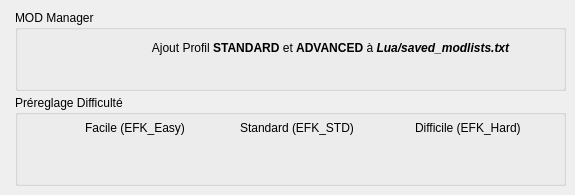
    <widget class="QWidget" name="tab">
     <attribute name="title">
      <string>Installation</string>
     </attribute>
     <widget class="QGroupBox" name="groupBox_ModList">
      <property name="geometry">
       <rect>
        <x>15</x>
        <y>10</y>
        <width>551</width>
        <height>81</height>
       </rect>
      </property>
      <property name="title">
       <string>MOD Manager</string>
      </property>
      <widget class="QLabel" name="label_IconStatus_MODManager">
       <property name="geometry">
        <rect>
         <x>95</x>
         <y>25</y>
         <width>31</width>
         <height>31</height>
        </rect>
       </property>
       <property name="text">
        <string notr="true"/>
       </property>
       <property name="pixmap">
        <pixmap resource="ressources.qrc">:/gfx/gfx/supprimer.png</pixmap>
       </property>
       <property name="scaledContents">
        <bool>true</bool>
       </property>
      </widget>
      <widget class="QLabel" name="label">
       <property name="geometry">
        <rect>
         <x>130</x>
         <y>25</y>
         <width>371</width>
         <height>26</height>
        </rect>
       </property>
       <property name="text">
        <string>&lt;html&gt;&lt;head/&gt;&lt;body&gt;&lt;p align=&quot;center&quot;&gt;Ajout Profil &lt;span style=&quot; font-weight:700;&quot;&gt;STANDARD&lt;/span&gt; et &lt;span style=&quot; font-weight:700;&quot;&gt;ADVANCED&lt;/span&gt; à &lt;span style=&quot; font-weight:700; font-style:italic;&quot;&gt;Lua/saved_modlists.txt&lt;/span&gt;&lt;/p&gt;&lt;/body&gt;&lt;/html&gt;</string>
       </property>
      </widget>
     </widget>
     <widget class="QGroupBox" name="groupBox_2">
      <property name="geometry">
       <rect>
        <x>15</x>
        <y>95</y>
        <width>551</width>
        <height>91</height>
       </rect>
      </property>
      <property name="title">
       <string>Préreglage Difficulté</string>
      </property>
      <widget class="QLabel" name="label_difficultEASY">
       <property name="geometry">
        <rect>
         <x>70</x>
         <y>25</y>
         <width>111</width>
         <height>16</height>
        </rect>
       </property>
       <property name="text">
        <string>Facile (EFK_Easy)</string>
       </property>
      </widget>
      <widget class="QLabel" name="label_difficultSTD">
       <property name="geometry">
        <rect>
         <x>225</x>
         <y>25</y>
         <width>126</width>
         <height>16</height>
        </rect>
       </property>
       <property name="text">
        <string>Standard (EFK_STD)</string>
       </property>
      </widget>
      <widget class="QLabel" name="label_difficultHARD">
       <property name="geometry">
        <rect>
         <x>400</x>
         <y>25</y>
         <width>121</width>
         <height>16</height>
        </rect>
       </property>
       <property name="text">
        <string>Difficile (EFK_Hard)</string>
       </property>
      </widget>
      <widget class="QLabel" name="label_IconStatus_difficultEASY">
       <property name="geometry">
        <rect>
         <x>90</x>
         <y>45</y>
         <width>31</width>
         <height>31</height>
        </rect>
       </property>
       <property name="text">
        <string notr="true"/>
       </property>
       <property name="pixmap">
        <pixmap resource="ressources.qrc">:/gfx/gfx/supprimer.png</pixmap>
       </property>
       <property name="scaledContents">
        <bool>true</bool>
       </property>
      </widget>
      <widget class="QLabel" name="label_IconStatus_difficultSTD">
       <property name="geometry">
        <rect>
         <x>260</x>
         <y>45</y>
         <width>31</width>
         <height>31</height>
        </rect>
       </property>
       <property name="text">
        <string notr="true"/>
       </property>
       <property name="pixmap">
        <pixmap resource="ressources.qrc">:/gfx/gfx/supprimer.png</pixmap>
       </property>
       <property name="scaledContents">
        <bool>true</bool>
       </property>
      </widget>
      <widget class="QLabel" name="label_IconStatus_difficultHARD">
       <property name="geometry">
        <rect>
         <x>435</x>
         <y>40</y>
         <width>31</width>
         <height>31</height>
        </rect>
       </property>
       <property name="text">
        <string notr="true"/>
       </property>
       <property name="pixmap">
        <pixmap resource="ressources.qrc">:/gfx/gfx/supprimer.png</pixmap>
       </property>
       <property name="scaledContents">
        <bool>true</bool>
       </property>
      </widget>
     </widget>
    </widget>
